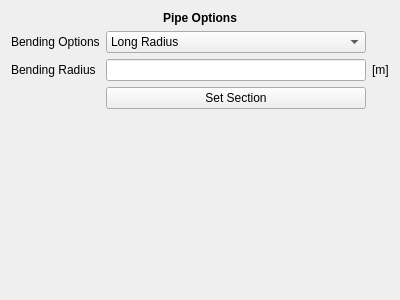
<?xml version="1.0" encoding="UTF-8"?>
<ui version="4.0">
 <class>Form</class>
 <widget class="QWidget" name="Form">
  <property name="geometry">
   <rect>
    <x>0</x>
    <y>0</y>
    <width>400</width>
    <height>300</height>
   </rect>
  </property>
  <property name="windowTitle">
   <string>Form</string>
  </property>
  <layout class="QVBoxLayout" name="verticalLayout">
   <item>
    <widget class="QLabel" name="pipe_options_label">
     <property name="font">
      <font>
       <weight>75</weight>
       <bold>true</bold>
      </font>
     </property>
     <property name="text">
      <string>Pipe Options</string>
     </property>
     <property name="alignment">
      <set>Qt::AlignCenter</set>
     </property>
    </widget>
   </item>
   <item>
    <layout class="QGridLayout" name="gridLayout_5">
     <item row="0" column="2">
      <widget class="QComboBox" name="bending_options_combobox">
       <item>
        <property name="text">
         <string>Long Radius</string>
        </property>
       </item>
       <item>
        <property name="text">
         <string>Short Radius</string>
        </property>
       </item>
       <item>
        <property name="text">
         <string>User-Defined</string>
        </property>
       </item>
       <item>
        <property name="text">
         <string>Disabled</string>
        </property>
       </item>
      </widget>
     </item>
     <item row="1" column="2">
      <widget class="QLineEdit" name="bending_radius_line_edit"/>
     </item>
     <item row="1" column="1">
      <widget class="QLabel" name="bending_radius_label">
       <property name="text">
        <string>Bending Radius</string>
       </property>
      </widget>
     </item>
     <item row="0" column="1">
      <widget class="QLabel" name="bending_options_label">
       <property name="text">
        <string>Bending Options</string>
       </property>
      </widget>
     </item>
     <item row="1" column="3">
      <widget class="QLabel" name="bending_radius_unity_label">
       <property name="text">
        <string>[m]</string>
       </property>
      </widget>
     </item>
     <item row="2" column="2">
      <widget class="QPushButton" name="set_section_button">
       <property name="text">
        <string>Set Section</string>
       </property>
      </widget>
     </item>
    </layout>
   </item>
   <item>
    <spacer name="verticalSpacer_3">
     <property name="orientation">
      <enum>Qt::Vertical</enum>
     </property>
     <property name="sizeHint" stdset="0">
      <size>
       <width>20</width>
       <height>40</height>
      </size>
     </property>
    </spacer>
   </item>
  </layout>
 </widget>
 <resources/>
 <connections/>
</ui>
